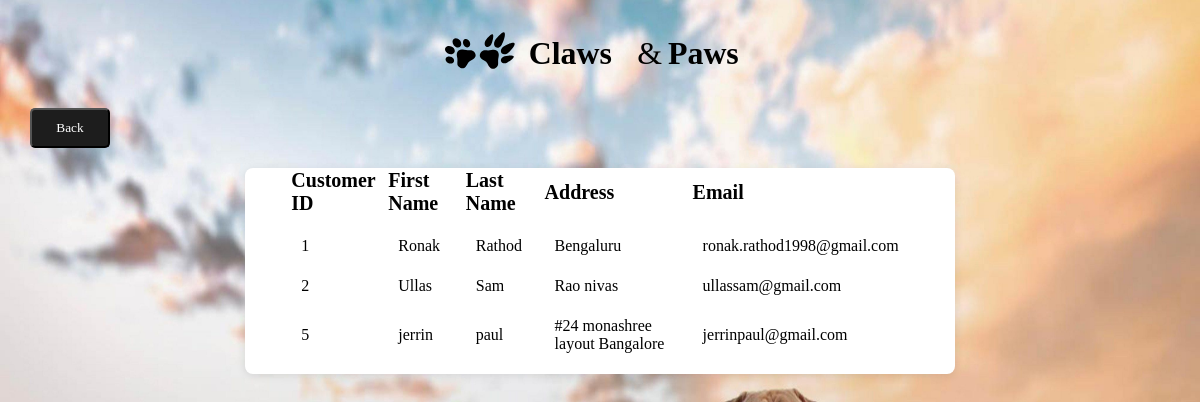
Screenshot of /viewcustomer.php with the database file from the repository.
### tables this page shows
CREATE TABLE `customer` (
  `c_id` int(11) NOT NULL,
  `fname` varchar(20) NOT NULL,
  `lname` varchar(20) NOT NULL,
  `c_address` varchar(60) NOT NULL,
  `c_email` varchar(40) NOT NULL,
  `c_pwd` varchar(20) NOT NULL
);

### viewcustomer.php (the view, shortened to what this page needs)
<html lang="en" dir="ltr">
    <head>
        <link rel="stylesheet" href="viewcustomer.css">
    </head>
    <body class="bg">
        <center>
            <header>
            <img class="img" height="100px" width="310px" alt="" src="logo FL final.svg">
            <div class="btn">
                <input  type="button" value="Back" onclick="window.location.href='welcome.php';"/>
            </div>
            </header>
            <div class="card">
                    <div>
                    <form action="" method="POST" enctype="multipart/form-data">
                    <table class="table">
                        <tr>
                            <th scope="col">Customer ID</th>
                            <th scope="col">First Name</th>
                            <th scope="col">Last Name</th>
                            <th scope="col">Address</th>
                            <th scope="col">Email</th>
                        </tr>
                    <?php
                    $conn = new mysqli("localhost", "root", "", "database");
                    $query = "SELECT * FROM customer";
                    $query_run = mysqli_query($conn,$query);
                    while ($row = mysqli_fetch_assoc($query_run))
                    {
                        echo"<tr>
                                <td> ".$row['c_id']." </td>
                                <td> ".$row['fname']." </td>
                                <td> ".$row['lname']." </td>
                                <td> ".$row['c_address']." </td>
                                <td> ".$row['c_email']." </td>
                            </tr>";
                    }
                    ?>
                    </div>
            </div>
        </center>
	</body>
</html>

### viewcustomer.css (style rules this page uses)
.bg { background-image: url(bg3.jpg); background-repeat: no-repeat; background-attachment: fixed; background-size: 100% 110%; }
.card { border-radius: 8px; background-color: #ffffff; background-repeat: no-repeat; background-position: center; width: 60%; height: auto; box-shadow: 0 2px 10px rgba(0, 0, 0, 0.10), 0 0px 0px rgba(0, 0, 0, 0.10); }
table,th,td { border: transparent; font-family: poppins; }
table { border-collapse:collapse; width:90%; height:14%; color:black; padding-left: 100px; }
th { text-align: left; font-size: 20px; }
td { text-align: left; border: solid 20px transparent; }
.btn > input { background-color: #1d1d1d; border-radius: 5px; color: #ffffff; text-align: center; font-family: poppins; line-height: 10px; width: 80px; height: 40px; margin-right: 1060px; margin-bottom: 20px; }

### rows the page displays
customer: c_id "1", fname "Ronak", lname "Rathod", c_address "Bengaluru", c_email "ronak.rathod1998@gmail.com"
customer: c_id "2", fname "Ullas", lname "Sam", c_address "Rao nivas", c_email "ullassam@gmail.com"
customer: c_id "5", fname "jerrin", lname "paul", c_address "#24 monashree layout Bangalore", c_email "jerrinpaul@gmail.com"
